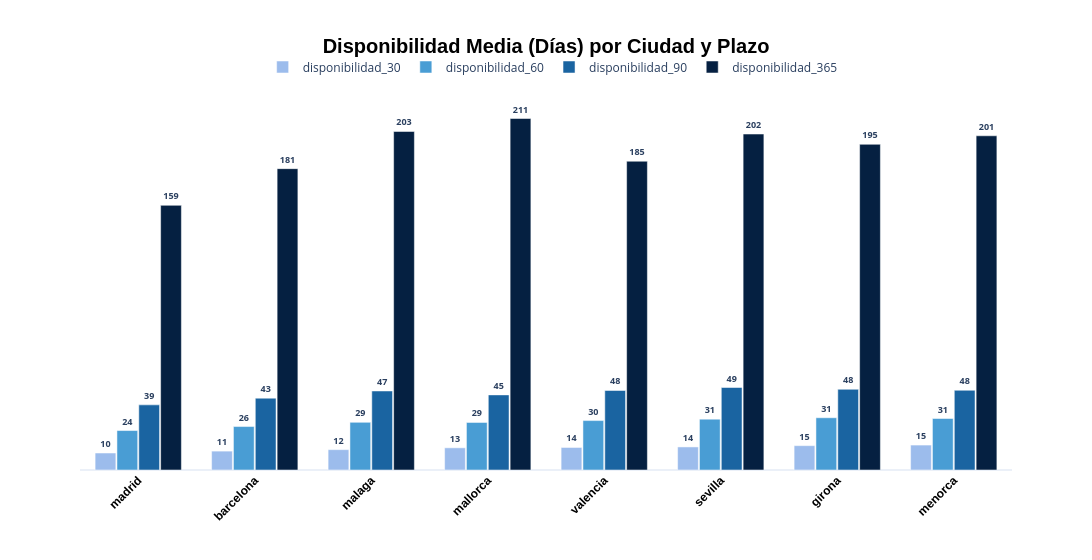

The notebook cell saved with this chart:
### Markdown cell above
**Disponibilidad media de los alojamientos por ciudad y plazo**

### Code cell
import plotly.express as px

disponibilidad_plazos = ['disponibilidad_30', 'disponibilidad_60', 'disponibilidad_90', 'disponibilidad_365']

fig = px.bar(
    availability_by_city,
    x='ciudad',                   
    y=disponibilidad_plazos,  
    barmode='group',
    title="Disponibilidad media de los alojamientos por ciudad y plazo",
    color_discrete_sequence=["#9cbcec", "#499dd4", "#1A64A1", "#052041"]  
)

fig.update_traces(
    texttemplate='<b>%{y:.0f}</b>', 
    textposition='outside',  # 👈 Bar'ın dışında göster
    textfont_size=9
)

fig.update_layout(
    
    title={
        'text': "Disponibilidad Media (Días) por Ciudad y Plazo",
        'x':0.5,
        'xanchor': 'center',
        'yanchor': 'top',
        'y':0.93,
        'font': {'size':20, 'family':'Arial', 'color':'black', 'weight':'bold'}
    },

    xaxis_title='',
    yaxis_title='',

    xaxis_tickangle=-45,
    xaxis_tickfont={'size':12, 'family':'Arial', 'color':'black', 'weight':'bold'},
    yaxis_tickfont={'size':12, 'family':'Arial', 'color':'black', 'weight':'bold'},

   legend=dict(
        orientation="h",
        yanchor="bottom",
        y=1.05,
        xanchor="center",
        x=0.5,
        title_text=" "
    ),
    
    template="plotly_white",
    yaxis=dict(
        showgrid=False  
    )
)

fig.update_layout(
    bargap=0.25,       
    bargroupgap=0.05    
)

fig.update_layout(
    yaxis_showticklabels=False,
    
)
fig.update_layout(width=1200)

fig.show()

### Figure 1 — Plotly figure (JSON) as saved in the notebook; plotly's stock layout.template omitted (floating-point values rounded to 4 significant figures)
{"data": [{"alignmentgroup": "True", "hovertemplate": "variable=disponibilidad_30<br>ciudad=%{x}<br>value=%{y}<extra></extra>", "legendgroup": "disponibilidad_30", "marker": {"color": "#9cbcec", "pattern": {"shape": ""}}, "name": "disponibilidad_30", "offsetgroup": "disponibilidad_30", "orientation": "v", "showlegend": true, "textfont": {"size": 9}, "textposition": "outside", "texttemplate": "<b>%{y:.0f}</b>", "type": "bar", "x": ["madrid", "barcelona", "malaga", "mallorca", "valencia", "sevilla", "girona", "menorca"], "xaxis": "x", "y": [10.2, 11.33, 12.21, 13.32, 13.52, 13.84, 14.61, 14.97], "yaxis": "y"}, {"alignmentgroup": "True", "hovertemplate": "variable=disponibilidad_60<br>ciudad=%{x}<br>value=%{y}<extra></extra>", "legendgroup": "disponibilidad_60", "marker": {"color": "#499dd4", "pattern": {"shape": ""}}, "name": "disponibilidad_60", "offsetgroup": "disponibilidad_60", "orientation": "v", "showlegend": true, "textfont": {"size": 9}, "textposition": "outside", "texttemplate": "<b>%{y:.0f}</b>", "type": "bar", "x": ["madrid", "barcelona", "malaga", "mallorca", "valencia", "sevilla", "girona", "menorca"], "xaxis": "x", "y": [23.67, 26.07, 28.6, 28.55, 29.64, 30.52, 31.35, 30.89], "yaxis": "y"}, {"alignmentgroup": "True", "hovertemplate": "variable=disponibilidad_90<br>ciudad=%{x}<br>value=%{y}<extra></extra>", "legendgroup": "disponibilidad_90", "marker": {"color": "#1A64A1", "pattern": {"shape": ""}}, "name": "disponibilidad_90", "offsetgroup": "disponibilidad_90", "orientation": "v", "showlegend": true, "textfont": {"size": 9}, "textposition": "outside", "texttemplate": "<b>%{y:.0f}</b>", "type": "bar", "x": ["madrid", "barcelona", "malaga", "mallorca", "valencia", "sevilla", "girona", "menorca"], "xaxis": "x", "y": [39.07, 43.09, 47.41, 45.06, 47.71, 49.49, 48.42, 47.83], "yaxis": "y"}, {"alignmentgroup": "True", "hovertemplate": "variable=disponibilidad_365<br>ciudad=%{x}<br>value=%{y}<extra></extra>", "legendgroup": "disponibilidad_365", "marker": {"color": "#052041", "pattern": {"shape": ""}}, "name": "disponibilidad_365", "offsetgroup": "disponibilidad_365", "orientation": "v", "showlegend": true, "textfont": {"size": 9}, "textposition": "outside", "texttemplate": "<b>%{y:.0f}</b>", "type": "bar", "x": ["madrid", "barcelona", "malaga", "mallorca", "valencia", "sevilla", "girona", "menorca"], "xaxis": "x", "y": [158.8, 180.8, 203.1, 210.9, 185.2, 201.6, 195.4, 200.5], "yaxis": "y"}], "layout": {"bargap": 0.25, "bargroupgap": 0.05, "barmode": "group", "legend": {"orientation": "h", "title": {"text": " "}, "tracegroupgap": 0, "x": 0.5, "xanchor": "center", "y": 1.05, "yanchor": "bottom"}, "title": {"font": {"color": "black", "family": "Arial", "size": 20, "weight": "bold"}, "text": "Disponibilidad Media (Días) por Ciudad y Plazo", "x": 0.5, "xanchor": "center", "y": 0.93, "yanchor": "top"}, "width": 1200, "xaxis": {"anchor": "y", "domain": [0, 1], "tickangle": -45, "tickfont": {"color": "black", "family": "Arial", "size": 12, "weight": "bold"}, "title": {"text": ""}}, "yaxis": {"anchor": "x", "domain": [0, 1], "showgrid": false, "showticklabels": false, "tickfont": {"color": "black", "family": "Arial", "size": 12, "weight": "bold"}, "title": {"text": ""}}}}
